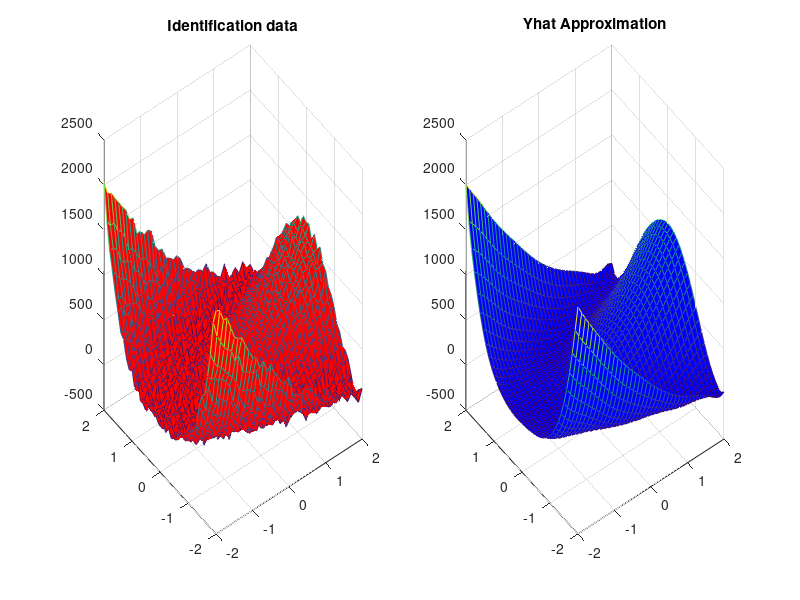
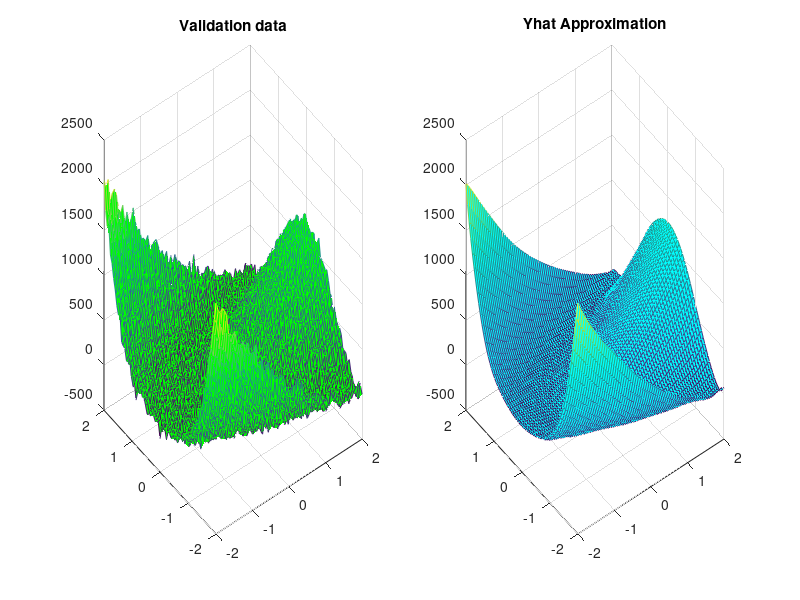
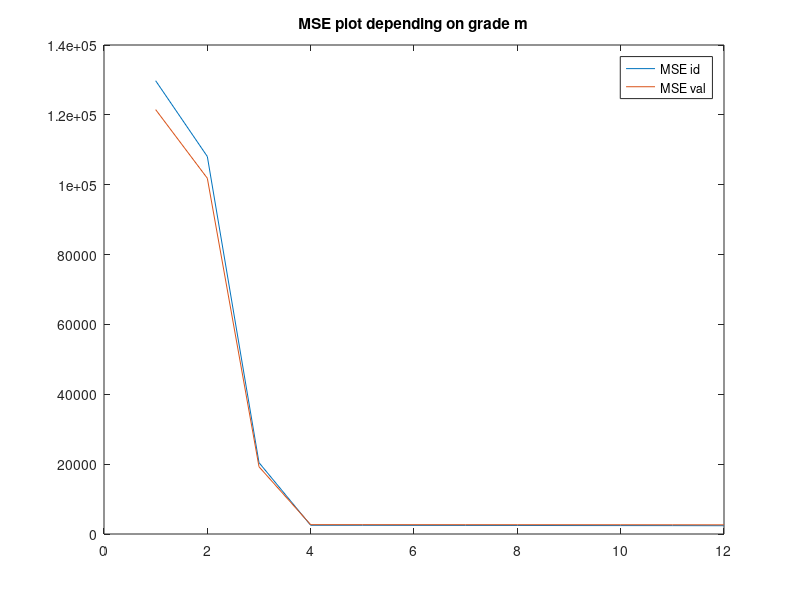
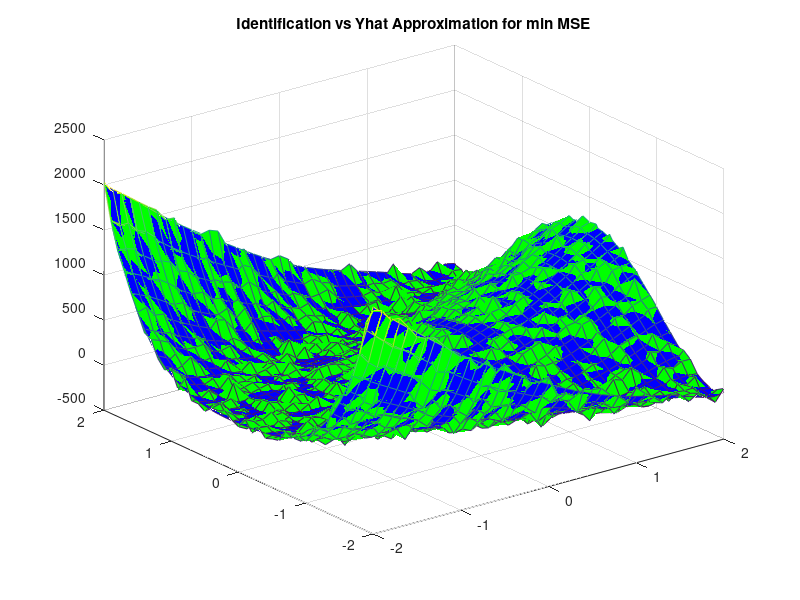

These charts were generated, in order, by the following MATLAB code:
clc
clear
close all
load ("dataset1.mat");

m_max = 12; %maxim degree of the polynomial

% 1.Identification data
xid = id.X{1};
xid2 = id.X{2};
yid = id.Y;

l1=length(xid);
%id_mse_vector = zeros(1,m_max);
for m=1:m_max
    phi_id = zeros(l1*l1, (m+1)*(m+2)/2);
    phi_col = 1;
    phi_row = 1;
    for vect1_index = 1:l1
        x1 = xid(vect1_index);
        for vect2_index = 1:l1
            x2 = xid2(vect2_index);
            %generate phi elements
            phi_col = 1;
            for i=0:m
                for j=0:i 
                    prod = x1^(i-j);
                    phi_id(phi_row,phi_col) = prod * x2^j;
                    phi_col = phi_col+1;
                end
            end 
            phi_row = phi_row+1;
        end
    end

    theta_id = phi_id\yid(:);
    yhat_id = phi_id * theta_id;
    
    %transform yid from a matrix to a vector
    vector_yid = reshape(yid, 1, []);

    %reshape y_hat into a matrix
    matrix_yhat = reshape(yhat_id, l1, l1);
    
    %calculate mean squared error
    mse=0;
    for i= 1:length(vector_yid) 
        mse = mse + (abs(yhat_id(i)-vector_yid(i)))^2;
    end
    mse = 1/length(vector_yid)*mse;
    id_mse_vector(m)= mse;
end
MSE_min_id = min(id_mse_vector);

for i = 1:length(id_mse_vector)
   if id_mse_vector(i) == MSE_min_id
       ideal_degree_id = i;
   end
end

%plot identification data to compare with the approximated values
figure;
subplot(1,2,1);
mesh(xid, xid2, yid, 'FaceColor','r');
title('Identification data');
subplot(1,2,2);
mesh(xid, xid2, matrix_yhat, 'FaceColor','b');
title('Yhat Approximation')

% 2. Validation data
val_x1 = val.X{1};
val_x2 = val.X{2};
y_validation = val.Y;

l2=length(val_x1);
%val_mse_vector = zeros(1,m_max);

for m=1:m_max
    phi_val = zeros(l2*l2, (m+1)*(m+2)/2);
    phi_col = 1;
    phi_row = 1;
    for vect1_index = 1:l2
        x1 = val_x1(vect1_index);
        for vect2_index = 1:l2
            x2 = val_x2(vect2_index);
            %generate phi elements
            phi_col = 1;
            for i=0:m
                for j=0:i 
                    prod = x1^(i-j);
                    phi_val(phi_row,phi_col) = prod * x2^j;
                    phi_col = phi_col+1;
                end
            end 
            phi_row = phi_row+1;
        end
    end

    theta_val = phi_val\y_validation(:);
    yhat_val = phi_val * theta_val;

    %transform yval from a matrix to a vector
    vector_yval = reshape(y_validation, 1, []);

    %reshape y_hat into a matrix
    matrix_valyhat = reshape(yhat_val, l2, l2);
    
    %calculate mse
    mse_val=0;
    for i= 1:length(vector_yval) 
        mse_val = mse_val + (abs(yhat_val(i)-vector_yval(i)))^2;
    end
    mse_val = 1/length(vector_yval)*mse_val;
    val_mse_vector(m)= mse_val;
end

MSE_min_val = min(val_mse_vector);

for i = 1:length(val_mse_vector)
   if val_mse_vector(i) == MSE_min_val
       ideal_degree_val = i;
   end
end

%plot validation data vs approximated values
figure;
subplot(1,2,1);
mesh(val_x1, val_x2, y_validation, 'FaceColor','g');
title('Validation data')
subplot(1,2,2);
mesh(val_x1, val_x2, matrix_valyhat, 'FaceColor','c');
title('Yhat Approximation')

%final of plot mse depending on the degree m
figure;
plot(1:m_max, id_mse_vector);
hold;
plot(1:m_max, val_mse_vector);
title('MSE plot depending on grade m');
legend('MSE id','MSE val')

%% ideal degree
ideal_m = ideal_degree_val;

phi_id = zeros(l1*l1, (ideal_m+1)*(ideal_m+2)/2);
phi_col = 1;
phi_row = 1;
for vect1_index = 1:l1
    x1 = xid(vect1_index);
    for vect2_index = 1:l1
        x2 = xid2(vect2_index);
        %generate phi elements
        phi_col = 1;
        for i=0:m
            for j=0:i 
                prod = x1^(i-j);
                phi_id(phi_row,phi_col) = prod * x2^j;
                phi_col = phi_col+1;
             end
        end 
        phi_row = phi_row+1;
    end
end

theta_id = phi_id\yid(:);
yhat_id = phi_id * theta_id;

%reshape y_hat into a matrix
matrix_yhat = reshape(yhat_id, l1, l1);

figure
mesh(xid, xid2, yid, 'FaceColor','g');
hold
mesh(xid, xid2, matrix_yhat, 'FaceColor','b');
title('Identification vs Yhat Approximation for min MSE');
figure


phi_val = zeros(l2*l2, (ideal_m+1)*(ideal_m+2)/2);
phi_col = 1;
phi_row = 1;

for vect1_index = 1:l2
    x1 = val_x1(vect1_index);
    for vect2_index = 1:l2
        x2 = val_x2(vect2_index);
         %generate phi elements
         phi_col = 1;
         for i=0:ideal_m
             for j=0:i 
                  prod = x1^(i-j);
                  phi_val(phi_row,phi_col) = prod * x2^j;
                  phi_col = phi_col+1;
              end
         end 
         phi_row = phi_row+1;
     end
end
theta_val = phi_val\y_validation(:);
yhat_val = phi_val * theta_val;

%reshape y_hat into a matrix
matrix_valyhat = reshape(yhat_val, l2, l2);

mesh(val_x1, val_x2, y_validation, 'FaceColor','m');
hold
mesh(val_x1, val_x2, matrix_valyhat, 'FaceColor','b');
title('Validation vs Yhat Approximation for min MSE');